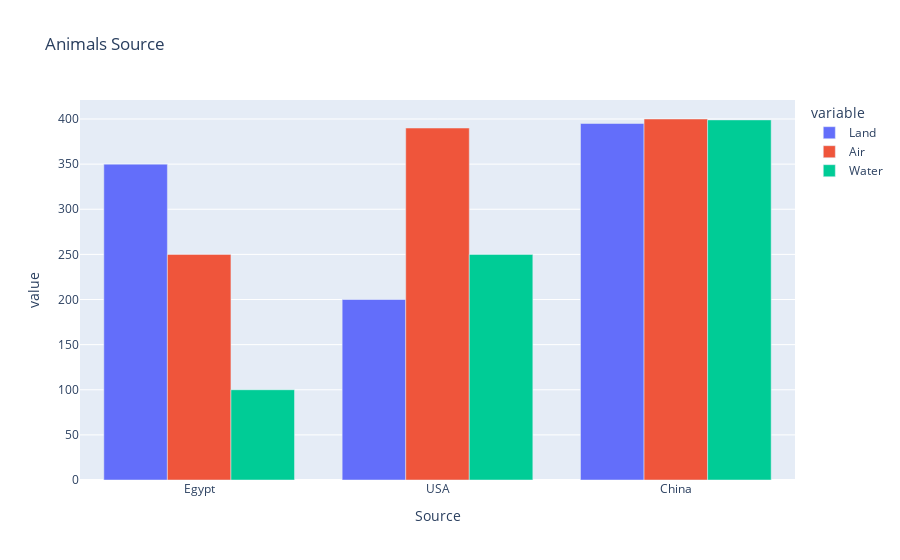

This figure's notebook cell:
### Markdown cell above
# 3- Grouped Bar Chart

### Code cell
# Groupby Vertical Bar Chart ( We Make The Data )

Countries_Animals_Count={
    'Source': [ "Egypt" , "USA" , "China" ], 
    'Land'  : [   350   ,  200  ,   395   ],  
    'Air'   : [   250   ,  390  ,   400   ],
    'Water' : [   100   ,  250  ,   399   ]
   }   

bar = px.bar(
    
    data_frame=Countries_Animals_Count,
    
    x='Source',
    
    y=["Land","Air","Water"],
    
    title="Animals Source" ,
    
    orientation='v',
    
    barmode='group' # New Parameter ['stack', 'group', 'overlay', 'relative']
    
)

bar.show()

### Figure 1 — Plotly figure (JSON) as saved in the notebook; plotly's stock layout.template omitted (floating-point values rounded to 4 significant figures)
{"data": [{"alignmentgroup": "True", "hovertemplate": "variable=Land<br>Source=%{x}<br>value=%{y}<extra></extra>", "legendgroup": "Land", "marker": {"color": "#636efa", "pattern": {"shape": ""}}, "name": "Land", "offsetgroup": "Land", "orientation": "v", "showlegend": true, "textposition": "auto", "type": "bar", "x": ["Egypt", "USA", "China"], "xaxis": "x", "y": [350, 200, 395], "yaxis": "y"}, {"alignmentgroup": "True", "hovertemplate": "variable=Air<br>Source=%{x}<br>value=%{y}<extra></extra>", "legendgroup": "Air", "marker": {"color": "#EF553B", "pattern": {"shape": ""}}, "name": "Air", "offsetgroup": "Air", "orientation": "v", "showlegend": true, "textposition": "auto", "type": "bar", "x": ["Egypt", "USA", "China"], "xaxis": "x", "y": [250, 390, 400], "yaxis": "y"}, {"alignmentgroup": "True", "hovertemplate": "variable=Water<br>Source=%{x}<br>value=%{y}<extra></extra>", "legendgroup": "Water", "marker": {"color": "#00cc96", "pattern": {"shape": ""}}, "name": "Water", "offsetgroup": "Water", "orientation": "v", "showlegend": true, "textposition": "auto", "type": "bar", "x": ["Egypt", "USA", "China"], "xaxis": "x", "y": [100, 250, 399], "yaxis": "y"}], "layout": {"barmode": "group", "legend": {"title": {"text": "variable"}, "tracegroupgap": 0}, "title": {"text": "Animals Source"}, "xaxis": {"anchor": "y", "domain": [0, 1], "title": {"text": "Source"}}, "yaxis": {"anchor": "x", "domain": [0, 1], "title": {"text": "value"}}}}
